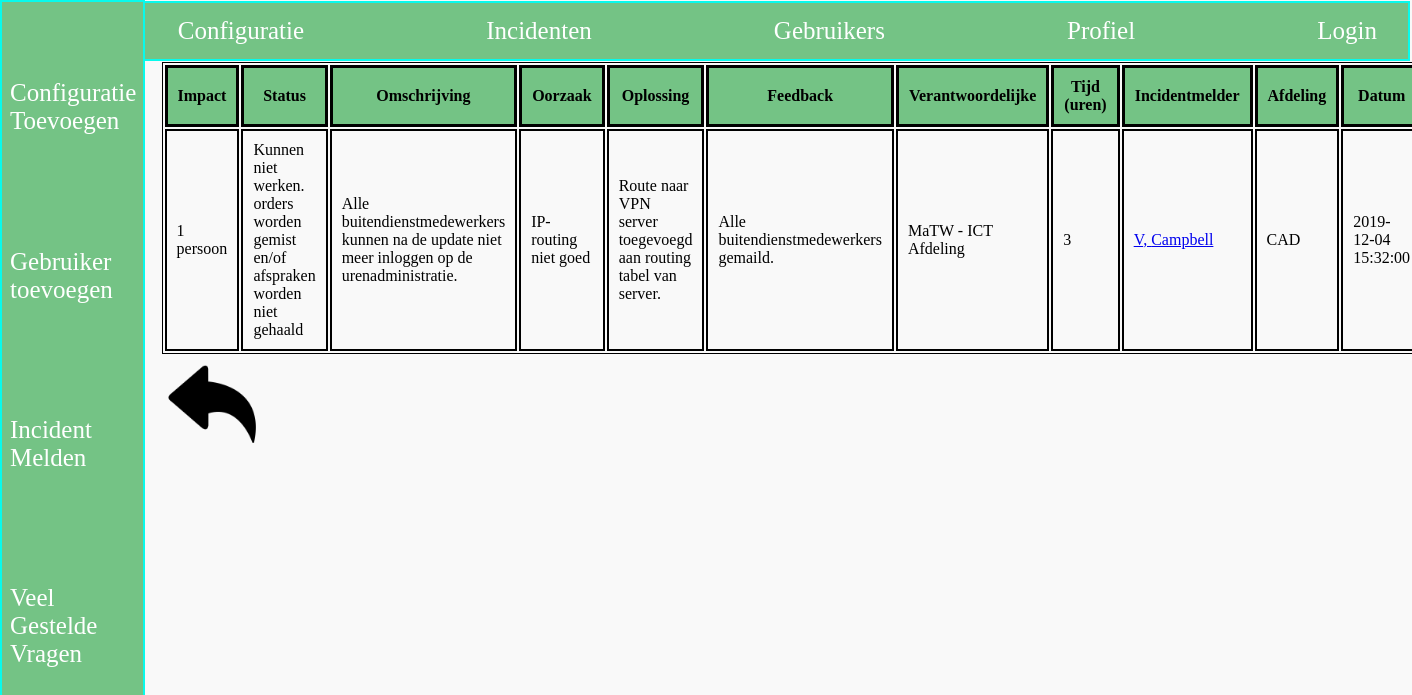
Page /php/incidentdetails.php?incidentID=9 on the committed database.
### tables this page shows
CREATE TABLE `incident` (
  `incidentID` int(11) NOT NULL,
  `statusID` int(11) DEFAULT NULL,
  `description` varchar(255) DEFAULT NULL,
  `shortDescription` varchar(255) DEFAULT NULL,
  `impact` int(3) DEFAULT NULL,
  `time` int(4) DEFAULT NULL,
  `responsibleID` int(11) DEFAULT NULL,
  `cause` varchar(255) DEFAULT NULL,
  `solution` varchar(255) DEFAULT NULL,
  `feedback` varchar(255) DEFAULT NULL,
  `date` timestamp NULL DEFAULT CURRENT_TIMESTAMP,
  `type` int(3) DEFAULT NULL
);

CREATE TABLE `status` (
  `statusID` int(11) NOT NULL,
  `statusName` varchar(255) DEFAULT NULL,
  `statusImpact` varchar(3) DEFAULT NULL,
  `urgency` varchar(50) DEFAULT NULL
);

CREATE TABLE `responsible` (
  `responsibleID` int(11) NOT NULL,
  `responsibleName` varchar(50) DEFAULT NULL
);

CREATE TABLE `user` (
  `userID` int(11) NOT NULL,
  `initials` varchar(1) DEFAULT NULL,
  `surname` varchar(50) DEFAULT NULL,
  `middleName` varchar(50) DEFAULT NULL,
  `departmentID` int(11) DEFAULT NULL,
  `interncell` varchar(3) DEFAULT NULL,
  `sex` int(3) DEFAULT NULL,
  `email` varchar(80) DEFAULT NULL,
  `password` varchar(50) DEFAULT NULL,
  `userType` int(3) DEFAULT NULL
);

CREATE TABLE `departments` (
  `departmentID` int(11) NOT NULL,
  `departmentName` varchar(50) DEFAULT NULL,
  `location` int(3) DEFAULT NULL
);

### php/incidentdetails.php (the view, shortened to what this page needs)
<?php
$servername = "localhost";
$username = "root";
$password = "";
$dbname = "twente";
$conn = mysqli_connect($servername, $username, $password, $dbname);
$id = $_GET["incidentID"];
$sql = "SELECT status.statusName, incident.description, incident.impact, incident.time, responsible.responsibleName, incident.cause, incident.solution, incident.feedback, incident.date, user.userID, user.initials, user.middleName, user.surname, departments.departmentName,departments.location, status.statusName, status.statusImpact, status.urgency FROM incident INNER JOIN user2incident ON incident.incidentID = user2incident.incidentID INNER JOIN user ON user2incident.userID = user.userID INNER JOIN departments ON user.departmentID = departments.departmentID INNER JOIN responsible ON incident.responsibleID = responsible.responsibleID INNER JOIN status ON incident.statusID = status.statusID WHERE incident.incidentID = $id";
$result = mysqli_query($conn,$sql);
?>
<!doctype html>
<html lang="nl">
<?php include('../include/header.php');?>
<body>
	<?php include('../include/navigatie.php');?>
<br>
<br>
<br>
	<div class=table>
	<table class="incidentenDetails" name="incidentenDetails">
	<tr>
	  <th> Impact </th>
    <th> Status </th>
		<th> Omschrijving</th>
		<th> Oorzaak </th>
		<th> Oplossing</th>
    <th> Feedback </th>
    <th> Verantwoordelijke </th>
		<th> Tijd (uren)</th>
		<th> Incidentmelder </th>
	 <th> Afdeling </th>
   <th> Datum </th>
	</tr>
  <?php
  if (mysqli_num_rows($result) == 1){
    while($row = mysqli_fetch_assoc($result)){
      $personen = "personen";
      if ($row["impact"] == 1) {
      $personen = " persoon ";
    } else {
      $personen = " personen ";
};
$time =  $row["time"] / 60;
      echo "<tr><td>".$row["impact"].$personen."</td>
      <td>".$row["statusName"]."</td>
      <td>".$row["description"]."</td>
      <td>".$row["cause"]."</td>
      <td>".$row["solution"]."</td>
      <td>".$row["feedback"]."</td>
      <td>".$row["responsibleName"]."</td>
      <td>".round($time, 2)."</td>
      <td><a href='gebruikerdetails.php?userID=".$row["userID"]."'>".$row["initials"].", ".$row["surname"]."</td>
      <td>".$row["departmentName"]."</td>
      <td>".$row["date"]."</td>
      </tr>";
    }
  }
  else{
    echo "Error";
  }
  ?>
</table>
<a href="incidenten.php"> <img class= 'return' src=../img/return.png> </a>
</div>
	</body>
</html>

### include/header.php (shortened to what this page needs)
<head>
	<link rel="stylesheet" href="../css/style.css">
	<link rel="stylesheet" href="../css/navigatie.css">
</head>

### include/navigatie.php
<div class="topnav">
	<a href="configuraties.php">Configuratie</a>
    <a href="incidenten.php">Incidenten</a>
	<a href="gebruikers.php">Gebruikers</a>
	<a href="profiel.php">Profiel</a>
	<a href="index.php">Login</a>
</div>
<div class="sidenav">
	<a href="configuratietoevoegen.php">Configuratie Toevoegen</a>
	<a href="gebruikertoevoegen.php">Gebruiker toevoegen</a>
	<a href="incidentmeld.php">Incident Melden</a>
	<a href="faq.php">Veel Gestelde Vragen</a>
</div>

### css/style.css (style rules this page uses)
html { font-family:Century Gothic; height:100%; width:100%; background:#f9f9f9; }
div.table { margin-left:11%; margin-bottom: 5%; }
table.incidentenDetails { border: 1px solid black; color: black; width: 100%; overflow:auto; }
th { border: 3px solid black; padding: 10px; background-color:#74c385; }
td { border: 2px solid black; padding: 10px; }
img.return { max-height: 100px; max-width: 100px; }

### css/navigatie.css (style rules this page uses)
.topnav { width:97.63%; border-top: 2px solid #08faec; border-right: 2px solid #08faec; border-left: 2px solid #08faec; border-bottom: 2px solid #08faec; margin-top:-0.53%; margin-left:-0.6%; overflow: hidden; background-color:#74c385; padding-left: 7%; padding: 1%; font-family: 'lemonMilk'; position: fixed; }
.topnav a { padding: 6px 4px 0px 16px; margin-left: 10.6%; color: white; text-align: center; padding: 14px 16px; text-decoration: none; font-size: 25px; }
.sidenav { border-top: 2px solid #08faec; border-right: 2px solid #08faec; border-left: 2px solid #08faec; border-bottom: 2px solid #08faec; height: auto; width: auto; max-width: 10%; min-height: 100%; top: 0; left: 0; position: fixed; background-color: #74c385; margin-top:auto; text-overflow: ellipsis; font-family: 'lemonMilk'; }
.sidenav a { margin-top:30%; padding: 35px 8px 35px 8px; text-decoration: none; font-size: 25px; color: white; display: block; }

### rows in the picture
incident: impact "1", impact "persoon", statusID.statusName "Kunnen niet werken. orders worden gemist en/of afspraken worden niet gehaald", description "Alle buitendienstmedewerkers kunnen na de update niet meer inloggen op de urenadministratie.", cause "IP-routing niet goed", solution "Route naar VPN server toegevoegd aan routing tabel van server.", feedback "Alle buitendienstmedewerkers gemaild.", responsibleID.responsibleName "MaTW - ICT Afdeling", time "3", user.initials "V", user.surname "Campbell", departments.departmentName "CAD", date "2019-12-04 15:32:00"
